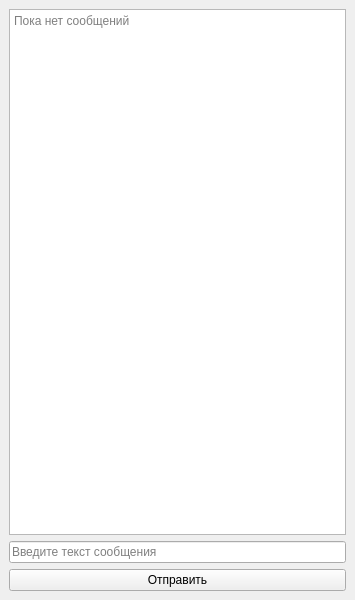
<?xml version="1.0" encoding="UTF-8"?>
<ui version="4.0">
 <class>MainWindow</class>
 <widget class="QMainWindow" name="MainWindow">
  <property name="geometry">
   <rect>
    <x>0</x>
    <y>0</y>
    <width>355</width>
    <height>600</height>
   </rect>
  </property>
  <property name="windowTitle">
   <string>MainWindow</string>
  </property>
  <widget class="QWidget" name="centralwidget">
   <layout class="QVBoxLayout" name="verticalLayout">
    <item>
     <widget class="QPlainTextEdit" name="plainTextEdit">
      <property name="readOnly">
       <bool>true</bool>
      </property>
      <property name="placeholderText">
       <string>Пока нет сообщений</string>
      </property>
     </widget>
    </item>
    <item>
     <widget class="QLineEdit" name="lineEdit">
      <property name="placeholderText">
       <string>Введите текст сообщения</string>
      </property>
     </widget>
    </item>
    <item>
     <widget class="QPushButton" name="pushButton">
      <property name="text">
       <string>Отправить</string>
      </property>
     </widget>
    </item>
   </layout>
  </widget>
 </widget>
 <resources/>
 <connections/>
</ui>
